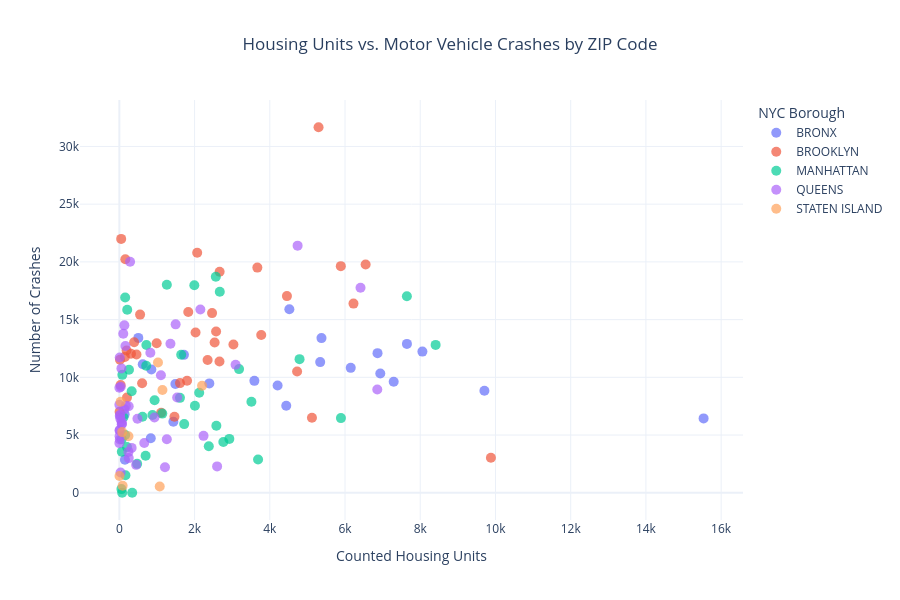

Notebook code cell kept with this figure:
### Markdown cell above
Research question 5: Is there an association between the number of housing units and the number of crashes across NYC ZIP codes?

### Code cell
import plotly.express as px

# Use only locations matched in both datasets
matched_data = integrated[
    integrated["match_status"] == "Matched"
].copy()

# Remove locations with no counted housing units
matched_data = matched_data[
    matched_data["counted_housing_units"] > 0
]

fig1 = px.scatter(
    matched_data,
    x="counted_housing_units",
    y="total_crashes",
    color="Borough",
    hover_data=[
        "Postcode",
        "housing_projects",
        "total_injured",
        "total_killed"
    ],
    title="Housing Units vs. Motor Vehicle Crashes by ZIP Code",
    labels={
        "counted_housing_units": "Counted Housing Units",
        "total_crashes": "Number of Crashes",
        "Borough": "NYC Borough"
    },
    template="plotly_white"
)

fig1.update_traces(marker=dict(size=10, opacity=0.7))

fig1.update_layout(
    title_x=0.5,
    height=600
)

fig1.show()

### Figure 1 — Plotly figure (JSON) as saved in the notebook; plotly's stock layout.template omitted (floating-point values rounded to 4 significant figures; data arrays with more than 128 entries replaced by an {"elided": "..."} marker saying what was removed)
{"data": [{"customdata": [["10451", 66, 4533, 18], ["10452", 106, 2942, 13], ["10453", 120, 3914, 8], ["10454", 36, 3592, 13], ["10455", 63, 3841, 18], ["10456", 110, 4022, 12], ["10457", 131, 4973, 14], ["10458", 108, 4584, 15], ["10459", 107, 4216, 14], ["10460", 103, 4567, 14], ["10461", 19, 3647, 17], ["10462", 22, 3461, 12], ["10463", 37, 2569, 16], ["10465", 1, 2174, 11], ["10466", 22, 4937, 17], ["10467", 128, 5314, 27], ["10468", 89, 4355, 16], ["10469", 17, 5295, 16], ["10470", 14, 1622, 5], ["10471", 5, 851, 6], ["10472", 24, 3257, 20], ["10473", 18, 2432, 12], ["10474", 20, 1534, 14], ["10475", 4, 2059, 8]], "hovertemplate": "NYC Borough=BRONX<br>Counted Housing Units=%{x}<br>Number of Crashes=%{y}<br>Postcode=%{customdata[0]}<br>housing_projects=%{customdata[1]}<br>total_injured=%{customdata[2]}<br>total_killed=%{customdata[3]}<extra></extra>", "legendgroup": "BRONX", "marker": {"color": "#636efa", "opacity": 0.7, "size": 10, "symbol": "circle"}, "mode": "markers", "name": "BRONX", "orientation": "v", "showlegend": true, "type": "scatter", "x": [8057.0, 9706.0, 7294.0, 3590.0, 4207.0, 6938.0, 7646.0, 5374.0, 6152.0, 6864.0, 622.0, 851.0, 1489.0, 139.0, 504.0, 4520.0, 5340.0, 1717.0, 835.0, 148.0, 2392.0, 4437.0, 1436.0, 15530.0], "xaxis": "x", "y": [12230.0, 8837.0, 9617.0, 9695.0, 9299.0, 10330.0, 12900.0, 13400.0, 10820.0, 12100.0, 11140.0, 10670.0, 9425.0, 6793.0, 13420.0, 15900.0, 11320.0, 11950.0, 4722.0, 2865.0, 9476.0, 7531.0, 6159.0, 6443.0], "yaxis": "y"}, {"customdata": {"elided": "38x4 mixed values"}, "hovertemplate": "NYC Borough=BROOKLYN<br>Counted Housing Units=%{x}<br>Number of Crashes=%{y}<br>Postcode=%{customdata[0]}<br>housing_projects=%{customdata[1]}<br>total_injured=%{customdata[2]}<br>total_killed=%{customdata[3]}<extra></extra>", "legendgroup": "BROOKLYN", "marker": {"color": "#EF553B", "opacity": 0.7, "size": 10, "symbol": "circle"}, "mode": "markers", "name": "BROOKLYN", "orientation": "v", "showlegend": true, "type": "scatter", "x": [3669.0, 2069.0, 17.0, 1612.0, 6225.0, 5296.0, 5888.0, 33.0, 3033.0, 2465.0, 6548.0, 2026.0, 455.0, 992.0, 2346.0, 3772.0, 309.0, 193.0, 1832.0, 2533.0, 2662.0, 393.0, 5121.0, 1800.0, 2666.0, 6.0, 146.0, 551.0, 1111.0, 202.0, 4455.0, 159.0, 2572.0, 48.0, 605.0, 4726.0, 9879.0, 1465.0], "xaxis": "x", "y": [19500.0, 20790.0, 11530.0, 9501.0, 16390.0, 31660.0, 19630.0, 9336.0, 12840.0, 15560.0, 19770.0, 13880.0, 11970.0, 12950.0, 11500.0, 13660.0, 12040.0, 12330.0, 15650.0, 13010.0, 11370.0, 13040.0, 6506.0, 9701.0, 19150.0, 7022.0, 11770.0, 15430.0, 6928.0, 8259.0, 17040.0, 20220.0, 13960.0, 21990.0, 9494.0, 10510.0, 3035.0, 6591.0], "yaxis": "y"}, {"customdata": {"elided": "42x4 mixed values"}, "hovertemplate": "NYC Borough=MANHATTAN<br>Counted Housing Units=%{x}<br>Number of Crashes=%{y}<br>Postcode=%{customdata[0]}<br>housing_projects=%{customdata[1]}<br>total_injured=%{customdata[2]}<br>total_killed=%{customdata[3]}<extra></extra>", "legendgroup": "MANHATTAN", "marker": {"color": "#00cc96", "opacity": 0.7, "size": 10, "symbol": "circle"}, "mode": "markers", "name": "MANHATTAN", "orientation": "v", "showlegend": true, "type": "scatter", "x": [2670.0, 7645.0, 714.0, 473.0, 162.0, 63.0, 5891.0, 2123.0, 1644.0, 327.0, 209.0, 614.0, 1262.0, 256.0, 719.0, 2565.0, 109.0, 154.0, 937.0, 880.0, 3511.0, 2924.0, 3182.0, 155.0, 8409.0, 2765.0, 2579.0, 1611.0, 2009.0, 1724.0, 4791.0, 1993.0, 2378.0, 202.0, 3688.0, 698.0, 341.0, 80.0, 55.0, 65.0, 1141.0, 75.0], "xaxis": "x", "y": [17420.0, 17030.0, 11000.0, 2506.0, 1521.0, 4632.0, 6467.0, 8658.0, 11960.0, 8798.0, 15850.0, 6587.0, 18030.0, 10660.0, 12800.0, 18720.0, 6541.0, 16910.0, 8009.0, 6741.0, 7888.0, 4667.0, 10710.0, 5000.0, 12810.0, 4400.0, 5802.0, 8221.0, 7542.0, 5947.0, 11570.0, 17980.0, 4030.0, 3971.0, 2886.0, 3212.0, 2.0, 10210.0, 318.0, 3556.0, 6857.0, 4.0], "yaxis": "y"}, {"customdata": {"elided": "45x4 mixed values"}, "hovertemplate": "NYC Borough=QUEENS<br>Counted Housing Units=%{x}<br>Number of Crashes=%{y}<br>Postcode=%{customdata[0]}<br>housing_projects=%{customdata[1]}<br>total_injured=%{customdata[2]}<br>total_killed=%{customdata[3]}<extra></extra>", "legendgroup": "QUEENS", "marker": {"color": "#ab63fa", "opacity": 0.7, "size": 10, "symbol": "circle"}, "mode": "markers", "name": "QUEENS", "orientation": "v", "showlegend": true, "type": "scatter", "x": [4739.0, 1262.0, 70.0, 242.0, 662.0, 481.0, 104.0, 824.0, 11.0, 20.0, 32.0, 2238.0, 24.0, 2154.0, 248.0, 5.0, 161.0, 133.0, 933.0, 1105.0, 1496.0, 285.0, 6.0, 171.0, 55.0, 250.0, 13.0, 1.0, 131.0, 37.0, 10.0, 62.0, 1.0, 59.0, 1.0, 11.0, 1358.0, 1537.0, 6412.0, 3090.0, 326.0, 6858.0, 2599.0, 1213.0, 447.0], "xaxis": "x", "y": [21410.0, 4639.0, 5986.0, 3541.0, 4317.0, 6405.0, 13770.0, 12140.0, 6673.0, 6748.0, 1755.0, 4929.0, 6423.0, 15870.0, 7489.0, 5388.0, 12720.0, 14500.0, 6526.0, 10180.0, 14590.0, 20010.0, 4905.0, 7524.0, 10770.0, 3004.0, 4613.0, 7616.0, 7243.0, 9189.0, 11720.0, 5934.0, 9098.0, 6171.0, 4302.0, 5444.0, 12900.0, 8248.0, 17760.0, 11090.0, 3887.0, 8953.0, 2286.0, 2211.0, 2419.0], "yaxis": "y"}, {"customdata": [["10301", 9, 2686, 9], ["10302", 3, 208, 2], ["10303", 3, 117, 1], ["10304", 13, 2840, 12], ["10305", 2, 2479, 17], ["10306", 2, 3681, 18], ["10307", 1, 333, 5], ["10310", 1, 1791, 7], ["10314", 2, 1409, 10]], "hovertemplate": "NYC Borough=STATEN ISLAND<br>Counted Housing Units=%{x}<br>Number of Crashes=%{y}<br>Postcode=%{customdata[0]}<br>housing_projects=%{customdata[1]}<br>total_injured=%{customdata[2]}<br>total_killed=%{customdata[3]}<extra></extra>", "legendgroup": "STATEN ISLAND", "marker": {"color": "#FFA15A", "opacity": 0.7, "size": 10, "symbol": "circle"}, "mode": "markers", "name": "STATEN ISLAND", "orientation": "v", "showlegend": true, "type": "scatter", "x": [1145.0, 87.0, 1073.0, 2199.0, 33.0, 1027.0, 4.0, 75.0, 241.0], "xaxis": "x", "y": [8900.0, 613.0, 550.0, 9267.0, 7879.0, 11290.0, 1454.0, 5256.0, 4895.0], "yaxis": "y"}], "layout": {"height": 600, "legend": {"title": {"text": "NYC Borough"}, "tracegroupgap": 0}, "title": {"text": "Housing Units vs. Motor Vehicle Crashes by ZIP Code", "x": 0.5}, "xaxis": {"anchor": "y", "domain": [0, 1], "title": {"text": "Counted Housing Units"}}, "yaxis": {"anchor": "x", "domain": [0, 1], "title": {"text": "Number of Crashes"}}}}
